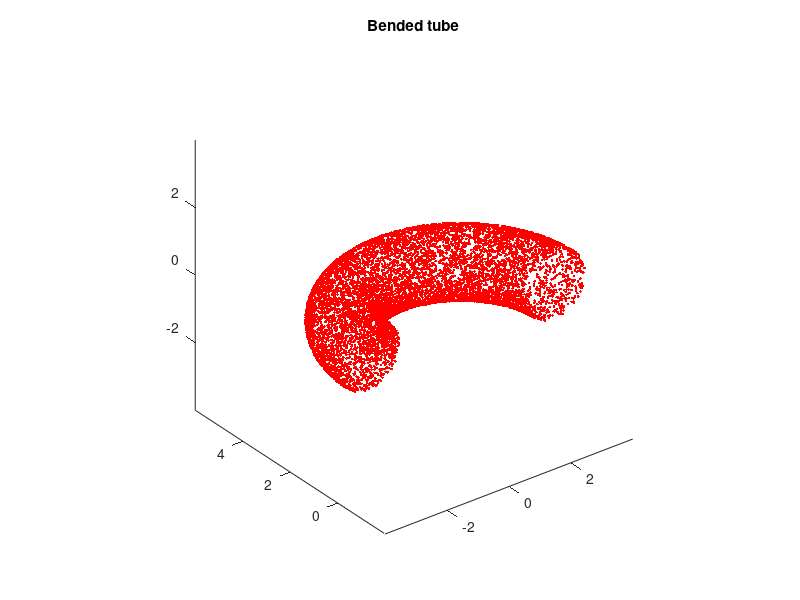
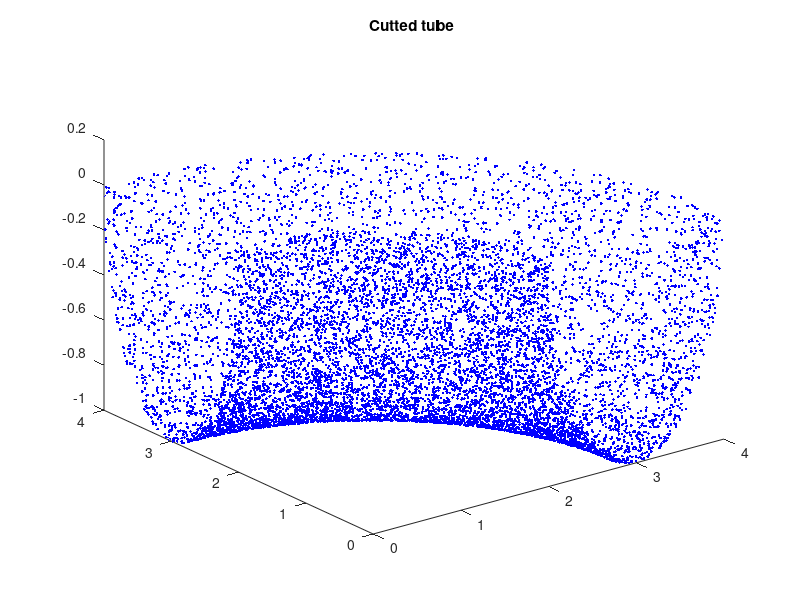

The MATLAB source for these figures, in order:
%% Sampling from the tube, cutted tube
clear all
r=1; % minor radius 
R=3; % major radius 
n1=10000; % number of sampling points from tube
t0=rand(n1,1);
t=(t0-min(t0))*1*pi/(max(t0)-min(t0));
s0= rand(n1, 1);
s1=(s0-min(s0))*2*pi/(max(s0)-min(s0));
X1 = (R+r*cos(s1)).*cos(t);
X2 =(R+r*cos(s1)).*sin(t); 
X3 = r*sin(s1);
X = [X1, X2, X3];% bended tube
plot3(X1, X2, X3 ,'r.')
title('Bended tube')
axis equal

figure 
n2=10000 ; % number of sampling points from cutted tube
tt0=rand(n2,1);
tt=(tt0-min(tt0))*0.5*pi/(max(tt0)-min(tt0));
ss0= rand(n2, 1);
ss1=(ss0-min(ss0))*pi/(max(ss0)-min(ss0));
ss2=pi+ss1;
Z1 = (R+r*cos(ss2)).*cos(tt);
Z2 = (R+r*cos(ss2)).*sin(tt); 
Z3 = r*sin(ss2);
Z = [Z1, Z2, Z3];
plot3(Z1, Z2, Z3 ,'b.')
title('Cutted tube ')
